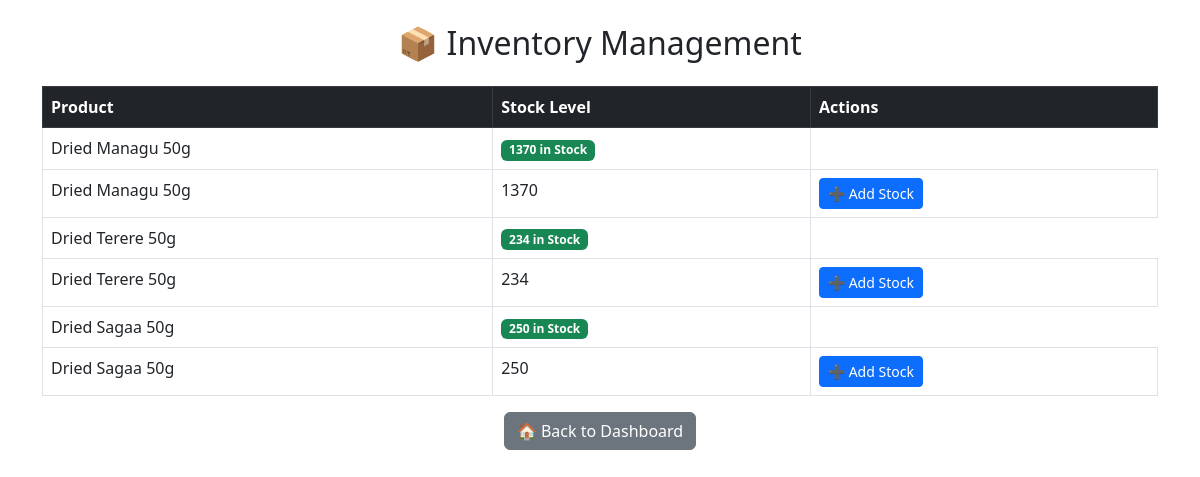
Screenshot of /inventory/ with the database file from the repository.
### posApp/models.py (models this page shows, shortened)
class Inventory(models.Model):
    product = models.OneToOneField(Products, on_delete=models.CASCADE)
    stock = models.PositiveIntegerField(default=0)

class Products(models.Model):
    code = models.CharField(max_length=100)
    category_id = models.ForeignKey(Category, on_delete=models.CASCADE)
    name = models.TextField()
    description = models.TextField()
    price = models.FloatField(default=0)
    status = models.IntegerField(default=1)
    date_added = models.DateTimeField(default=timezone.now)
    date_updated = models.DateTimeField(auto_now=True)

### posApp/views.py (the view)
# urls.py: path('inventory/', inventory_list, name='inventory-list'),
def inventory_list(request):
    inventory = Inventory.objects.select_related('product').all()
    return render(request, 'posApp/inventory_list.html', {'inventory': inventory})

### posApp/templates/posApp/inventory_list.html (shortened to what this page needs)
<!DOCTYPE html>
<html lang="en">
<head>
    <link rel="stylesheet" href="https://cdn.jsdelivr.net/npm/bootstrap@5.3.0/dist/css/bootstrap.min.css">
</head>
<body>
    <div class="container mt-4">
        <h2 class="text-center mb-4">📦 Inventory Management</h2>
        <table class="table table-bordered table-hover">
            <thead class="table-dark">
                <tr>
                    <th>Product</th>
                    <th>Stock Level</th>
                    <th>Actions</th>
                </tr>
            </thead>
            <tbody>
                {% for item in inventory %}
                <tr>
                    <td>{{ item.product.name }}</td>
                    <td>
                        {% if item.stock == 0 %}
                            <span class="badge bg-danger">Out of Stock</span>
                        {% elif item.stock <= 5 %}
                            <span class="badge bg-warning">Low Stock ({{ item.stock }})</span>
                        {% else %}
                            <span class="badge bg-success">{{ item.stock }} in Stock</span>
                        {% endif %}
                    </td>
                    <tr>
                        <td>{{ item.product.name }}</td>
                        <td>{{ item.stock }}</td>
                        <td>
                            {% if item.product and item.product.id %}
                                <a href="{% url 'add-stock' item.product.id %}" class="btn btn-primary btn-sm">
                                    ➕ Add Stock
                                </a>
                            {% else %}
                                <span style="color: red;">⚠️ Error: No Product Assigned</span>
                            {% endif %}
                        </td>
                    </tr>
                </tr>
                {% empty %}
                <tr>
                    <td colspan="3" class="text-center text-muted">No products in inventory.</td>
                </tr>
                {% endfor %}
            </tbody>
        </table>
        <div class="text-center">
            <a href="{% url 'home-page' %}" class="btn btn-secondary">🏠 Back to Dashboard</a>
        </div>
    </div>
</body>
</html>

### rows the page displays
Inventory: product.name "Dried Managu 50g", stock "1370", shows "➕ Add Stock"
Inventory: product.name "Dried Terere 50g", stock "234", shows "➕ Add Stock"
Inventory: product.name "Dried Sagaa 50g", stock "250", shows "➕ Add Stock"
